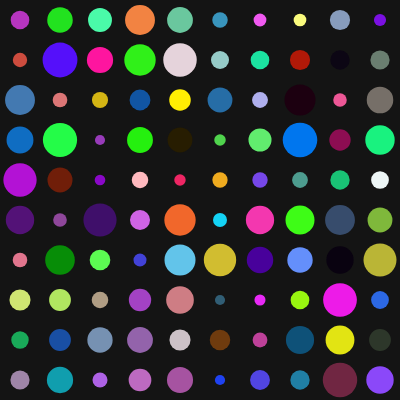
Frame 1 (no input)
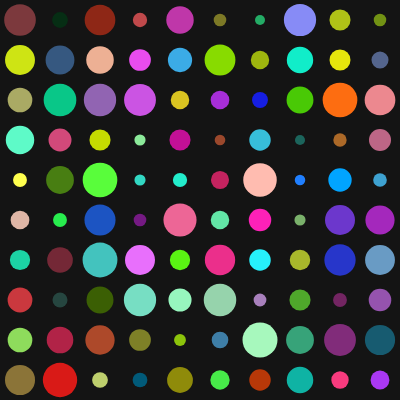
Frame 2 (the mouse pressed at the canvas centre, redrawn once)

The p5.js sketch that drew these frames (run headless with seeded random() and noise() and a simulated clock; the mouse was pressed at the canvas centre and the sketch redrawn once):

// p5.js sketch
// ── sketch.js
function setup() {
  createCanvas(400, 400);
  noLoop(); // draw once
}

function draw() {
  background(20);

  // Loop through the grid positions
  for (let x = 0; x < width; x += 40) {
    for (let y = 0; y < height; y += 40) {
      
      // Random color
      fill(random(255), random(255), random(255));
      noStroke();

      // Random size
      let size = random(10, 35);

      // Draw repeated shapes
      ellipse(x + 20, y + 20, size, size);
    }
  }
}
